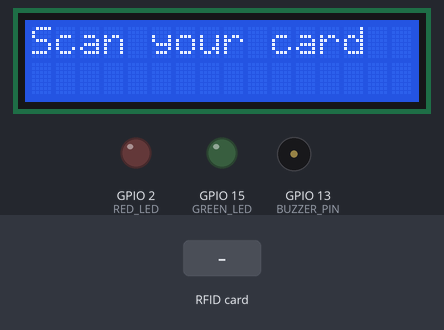
A sketch run on a simulated ESP32. On the bench: 16×2 character LCD, output pins drawn as LEDs (lit = HIGH), buzzer (waves = sounding, pin HIGH). The test bench sets the inputs (shaded band). WiFi joins after 1.5 s; servers stay silent unless stated; uploads are accepted with an empty reply; what the sketch prints to the serial monitor is not drawn.

Above: at 4.8 s.
4.9 s: RFID card 53 91 41 A6 held to the reader
At 6.0 s:
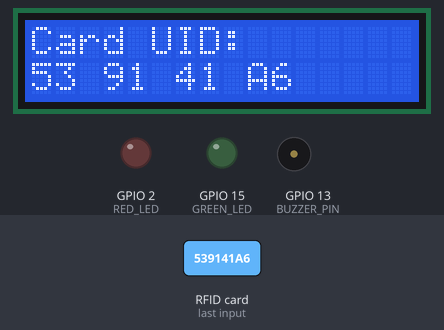
At 10.7 s:
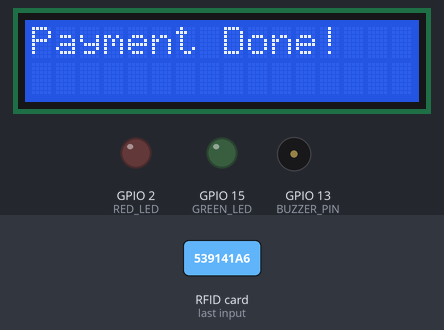
10.9 s: RFID card AB CD EF 90 held to the reader
At 14.3 s:
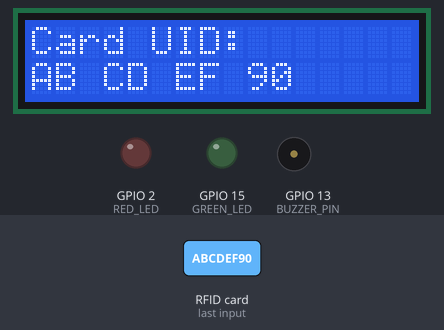
Timing chart, 0 to 20.4 s (numbered marks = the images above; inputs shaded):
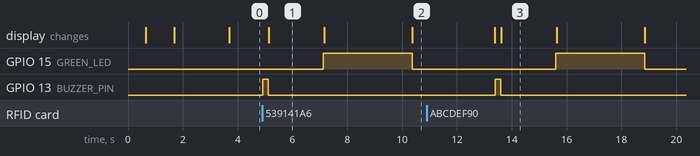

Measured:
- after the input at 4.9 s, GPIO 15 (GREEN_LED): LOW → HIGH after 2.2 s, → LOW 3.2 s later; GPIO 13 (BUZZER_PIN): LOW → HIGH at once, → LOW 0.20 s later; the display: changes after 0.23 s (image 1)
- after the input at 10.9 s, GPIO 15 (GREEN_LED): LOW → HIGH after 4.7 s, → LOW 3.2 s later; GPIO 13 (BUZZER_PIN): LOW → HIGH after 2.5 s, → LOW 0.20 s later; the display: first differs from a run without the input after 2.7 s (image 3)
- what the display in image 1 shows lasts 2.1 s, from 5.1 s to 7.2 s

The sketch:

test.ino
```cpp
#include <Wire.h>
#include <LiquidCrystal_I2C.h>
#include <SPI.h>
#include <MFRC522.h>
#include <WiFi.h>
#include <HTTPClient.h>
#include <ArduinoJson.h>

// Définir les broches pour le RFID-RC522
#define RST_PIN 4    // Broche de Reset du module RC522
#define SS_PIN 5     // Broche SDA du module RC522

// Définir les broches pour le buzzer et les LEDs
#define BUZZER_PIN 13 // Broche du buzzer
#define GREEN_LED 15  // Broche de la LED verte
#define RED_LED 2    // Broche de la LED rouge

// Initialisation de l'écran LCD I2C
LiquidCrystal_I2C lcd(0x27, 16, 2); // Adresse I2C 0x27, 16 colonnes et 2 lignes

// Initialisation du module RFID
MFRC522 rfid(SS_PIN, RST_PIN);

// Liste des UIDs autorisés
const String validUIDs[] = {"53 91 41 A6", "AB CD EF 90"}; // Remplacez par vos UIDs

// Réseau Wi-Fi
const char* ssid = "PC_Othmane";          // Remplacez par votre SSID Wi-Fi
const char* password = "othmanealaoui"; // Remplacez par votre mot de passe Wi-Fi

// Supabase
const char* supabaseUrl = "https://epmgkerkxgtcibpqzbht.supabase.co"; // Remplacez par l'URL de votre projet
const char* supabaseApiKey = "eyJhbGciOiJIUzI1NiIsInR5cCI6IkpXVCJ9.eyJpc3MiOiJzdXBhYmFzZSIsInJlZiI6ImVwbWdrZXJreGd0Y2licHF6Ymh0Iiwicm9sZSI6ImFub24iLCJpYXQiOjE3MjU2OTkzOTgsImV4cCI6MjA0MTI3NTM5OH0.NGcQ8EGkJJ0uMFpokjvcmYv5a5JIwX4Wc6qRVECPaYM";           // Remplacez par votre clé API

// Fonction pour vérifier si l'UID est autorisé
bool isAuthorized(String uid) {
  for (String validUID : validUIDs) {
    if (uid == validUID) {
      return true;
    }
  }
  return false;
}

// Fonction pour envoyer des données à Supabase
void sendDataToSupabase(String uid, float amount) {
  if (WiFi.status() == WL_CONNECTED) {
    HTTPClient http;
    http.begin(String(supabaseUrl) + "/rest/v1/views");
    http.addHeader("Content-Type", "application/json");
    http.addHeader("apikey", supabaseApiKey);
    http.addHeader("Authorization", "Bearer " + String(supabaseApiKey));

    // Construire le JSON avec ArduinoJson
    StaticJsonDocument<200> jsonDoc;
    jsonDoc["uid"] = uid;
    jsonDoc["amount"] = amount;

    String requestBody;
    serializeJson(jsonDoc, requestBody);

    int httpResponseCode = http.POST(requestBody);
    Serial.println(httpResponseCode);
    if (httpResponseCode > 0) {
      Serial.println("Data sent to Supabase successfully!");
      Serial.println("Response: " + http.getString());
    } else {
      Serial.println("Error sending data to Supabase: " + String(httpResponseCode));
    }
    http.end();
  } else {
    Serial.println("WiFi not connected!");
  }
}

void setup() {
  // Initialisation des périphériques
  Serial.begin(115200);
  lcd.init();
  lcd.backlight();
  lcd.print("Initializing...");

  SPI.begin();          // Initialiser SPI
  rfid.PCD_Init();      // Initialiser le module RFID

  pinMode(BUZZER_PIN, OUTPUT); // Configurer le buzzer comme sortie
  pinMode(GREEN_LED, OUTPUT);  // Configurer la LED verte comme sortie
  pinMode(RED_LED, OUTPUT);    // Configurer la LED rouge comme sortie

  digitalWrite(GREEN_LED, LOW); // Assurez-vous que les LEDs sont éteintes au départ
  digitalWrite(RED_LED, LOW);

  // Connexion au Wi-Fi
  WiFi.begin(ssid, password);
  while (WiFi.status() != WL_CONNECTED) {
    delay(500);
    lcd.setCursor(0, 1);
    lcd.print("Connecting...");
    Serial.print(".");
  }

  lcd.clear();
  lcd.print("WiFi Connected");
  Serial.println("WiFi connected!");
  delay(2000);
  lcd.clear();
  lcd.print("Scan your card");
}

void loop() {
  // Vérifier si une carte est présente
  if (!rfid.PICC_IsNewCardPresent() || !rfid.PICC_ReadCardSerial()) {
    return;
  }

  // Faire sonner le buzzer pour indiquer qu'une carte est détectée
  digitalWrite(BUZZER_PIN, HIGH);
  delay(200);
  digitalWrite(BUZZER_PIN, LOW);

  // Lire l'UID de la carte
  String uid = "";
  for (byte i = 0; i < rfid.uid.size; i++) {
    uid += String(rfid.uid.uidByte[i], HEX);
    if (i < rfid.uid.size - 1) uid += " ";
  }
  uid.toUpperCase(); // Mettre en majuscules pour correspondance

  lcd.clear();
  lcd.print("Card UID:");
  lcd.setCursor(0, 1);
  lcd.print(uid);

  delay(2000); // Pause pour afficher l'UID

  // Vérifier si la carte est autorisée
  if (isAuthorized(uid)) {
    // LED verte s'allume
    digitalWrite(GREEN_LED, HIGH);

    lcd.clear();
    lcd.print("Card Accepted");
    lcd.setCursor(0, 1);
    lcd.print("Processing...");
    delay(3000);

    // Envoyer les données à Supabase
    float transactionAmount = 50.0; // Montant fictif
    sendDataToSupabase(uid, transactionAmount);

    lcd.clear();
    lcd.print("Payment Done!");

    digitalWrite(GREEN_LED, LOW); // Éteindre la LED verte après le traitement
  } else {
    // LED rouge s'allume
    digitalWrite(RED_LED, HIGH);

    lcd.clear();
    lcd.print("Card Rejected");
    lcd.setCursor(0, 1);
    lcd.print("Try again");
    delay(3000);

    digitalWrite(RED_LED, LOW); // Éteindre la LED rouge après le message
  }

  delay(3000); // Attendre avant de scanner une nouvelle carte
  lcd.clear();
  lcd.print("Scan your card");

  // Arrêter la communication avec la carte
  rfid.PICC_HaltA();
}
```
